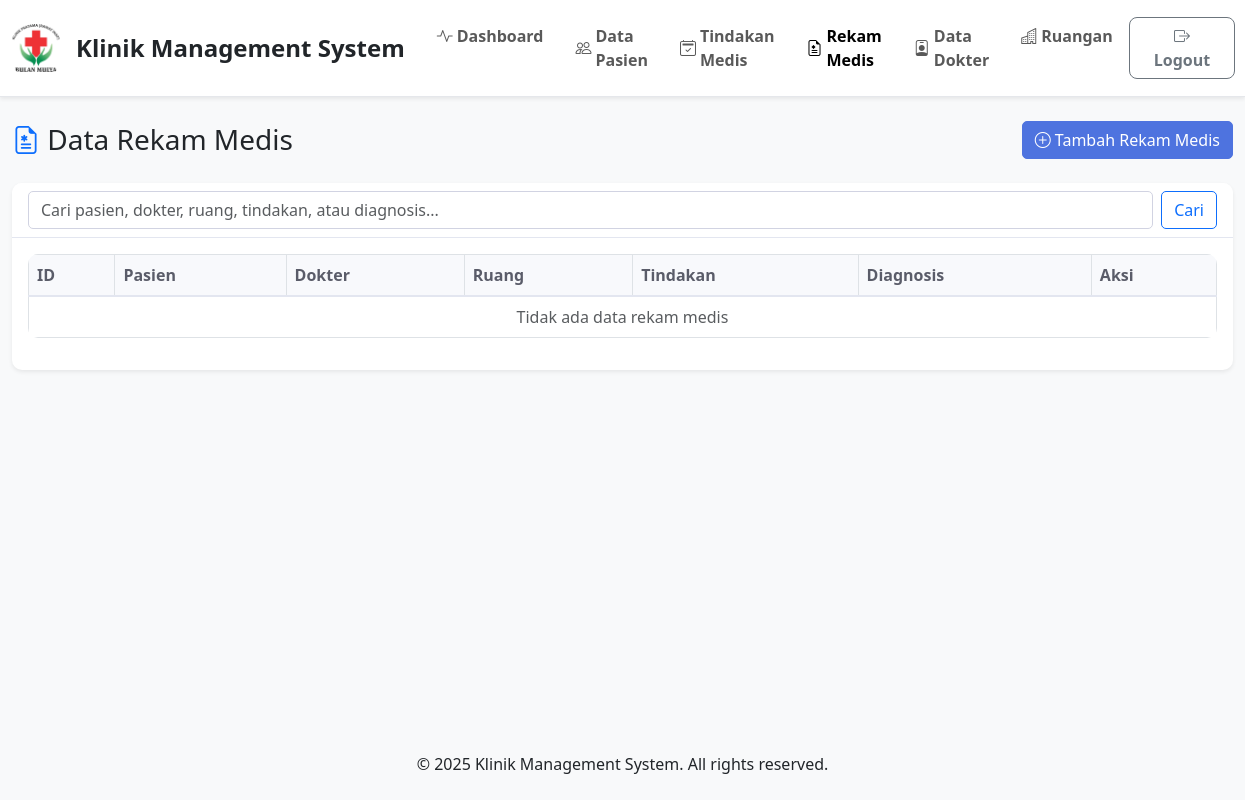
Page /index.php?page=rekam_medis (signed in) on the earlier database version.
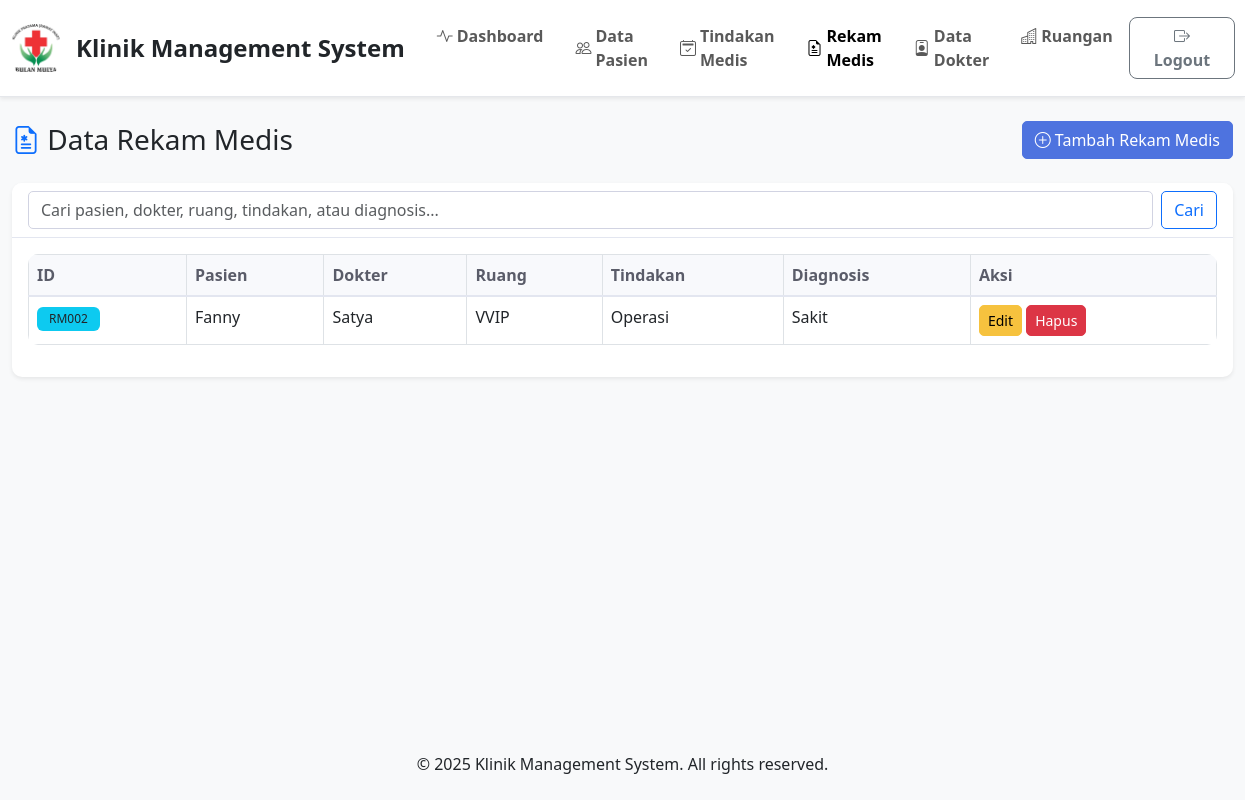
Same page on the later database version.
### tables this page shows
CREATE TABLE `rekam_medis` (
  `idrm` int(11) NOT NULL,
  `idpasien` int(11) NOT NULL,
  `iddokter` int(11) NOT NULL,
  `idruang` int(11) DEFAULT NULL,
  `diagnosis` text DEFAULT NULL,
  `idtindakan` int(11) DEFAULT NULL
);

CREATE TABLE `pasien` (
  `idpasien` int(11) NOT NULL,
  `nama` varchar(100) NOT NULL,
  `jenis_kelamin` enum('L','P') NOT NULL,
  `pekerjaan` varchar(100) DEFAULT NULL,
  `tmp_lahir` varchar(100) DEFAULT NULL,
  `tgl_lahir` date DEFAULT NULL,
  `telpon` varchar(20) DEFAULT NULL,
  `alamat` text DEFAULT NULL,
  `tgl_daftar` date DEFAULT NULL
);

CREATE TABLE `dokter` (
  `iddokter` int(11) NOT NULL,
  `nama` varchar(100) NOT NULL,
  `jenis_kelamin` enum('L','P') NOT NULL,
  `telpon` varchar(20) DEFAULT NULL,
  `alamat` text DEFAULT NULL,
  `spesialisasi` varchar(100) DEFAULT NULL
);

CREATE TABLE `ruang` (
  `idruang` int(11) NOT NULL,
  `nama_ruang` varchar(100) DEFAULT NULL,
  `status` enum('Kosong','Terisi') DEFAULT 'Kosong'
);

CREATE TABLE `tindakan` (
  `idtindakan` int(11) NOT NULL,
  `idpasien` int(11) NOT NULL,
  `kriteria` text DEFAULT NULL,
  `tindakan` text DEFAULT NULL,
  `iddokter` int(11) DEFAULT NULL,
  `fasilitas` text DEFAULT NULL,
  `keputusan_keluarga` text DEFAULT NULL
);

### config/database.php (called while the page is built, shortened)
<?php
try {
    $pdo = new PDO("mysql:host=" . DB_HOST . ";dbname=" . DB_NAME . ";charset=utf8", DB_USER, DB_PASS);
    $pdo->setAttribute(PDO::ATTR_ERRMODE, PDO::ERRMODE_EXCEPTION);
    $pdo->setAttribute(PDO::ATTR_DEFAULT_FETCH_MODE, PDO::FETCH_ASSOC);
} catch(PDOException $e) {
    die("Connection failed: " . $e->getMessage());
}
function executeQuery($sql, $params = []) {
    global $pdo;
    try {
        $stmt = $pdo->prepare($sql);
        $stmt->execute($params);
        return $stmt;
    } catch(PDOException $e) {
        die("Query failed: " . $e->getMessage());
    }
}
function fetchAll($sql, $params = []) {
    $stmt = executeQuery($sql, $params);
    return $stmt->fetchAll();
}
function fetchOne($sql, $params = []) {
    $stmt = executeQuery($sql, $params);
    return $stmt->fetch();
}
?>

### includes/functions.php (called while the page is built, shortened)
<?php
function getPagination($total_records, $records_per_page, $current_page) {
    $total_pages = ceil($total_records / $records_per_page);
    $offset = ($current_page - 1) * $records_per_page;
    return [
        'total_pages' => $total_pages,
        'offset' => $offset,
        'current_page' => $current_page,
        'records_per_page' => $records_per_page
    ];
}
?>

### pages/rekam_medis.php (the view, shortened to what the changed rows need)
<?php
require_once __DIR__ . '/../config/database.php';
require_once __DIR__ . '/../includes/functions.php';
$action = isset($_GET['action']) ? $_GET['action'] : 'list';
$page_num = isset($_GET['page_num']) ? (int)$_GET['page_num'] : 1;
if ($action == 'list') {
    $where_clause = "";
    $params = [];
    $count_sql = "SELECT COUNT(*) as total
        FROM rekam_medis rm
        JOIN pasien p ON rm.idpasien = p.idpasien
        JOIN dokter d ON rm.iddokter = d.iddokter
        LEFT JOIN ruang r ON rm.idruang = r.idruang
        LEFT JOIN tindakan t ON rm.idtindakan = t.idtindakan
        {$where_clause}";
    $total_result = fetchOne($count_sql, $params);
    $total_records = $total_result['total'];
    $records_per_page = 10;
    $pagination = getPagination($total_records, $records_per_page, $page_num);
    $sql = "SELECT rm.*, p.nama as nama_pasien, d.nama as nama_dokter, r.nama_ruang, t.tindakan as tindakan
            FROM rekam_medis rm
            JOIN pasien p ON rm.idpasien = p.idpasien
            JOIN dokter d ON rm.iddokter = d.iddokter
            LEFT JOIN ruang r ON rm.idruang = r.idruang
            LEFT JOIN tindakan t ON rm.idtindakan = t.idtindakan
            {$where_clause}
            ORDER BY rm.idrm DESC
            LIMIT {$pagination['offset']}, {$pagination['records_per_page']}";
    $medical_records = fetchAll($sql, $params);
}
?>
<div class="container-fluid">
    <div class="d-flex justify-content-between align-items-center mb-4">
        <h1 class="h3 mb-0">
            <i class="bi bi-file-earmark-medical text-primary"></i> Data Rekam Medis
        </h1>
    </div>
    <?php if ($action == 'list'): ?>
        <div class="card mb-4">
            <div class="card-body">
                <div class="table-responsive">
                    <table class="table table-bordered table-hover">
                        <thead>
                            <tr>
                                <th>ID</th>
                                <th>Pasien</th>
                                <th>Dokter</th>
                                <th>Ruang</th>
                                <th>Tindakan</th>
                                <th>Diagnosis</th>
                                <th>Aksi</th>
                            </tr>
                        </thead>
                        <tbody>
                            <?php if (empty($medical_records)): ?>
                                <tr>
                                    <td colspan="7" class="text-center text-muted">Tidak ada data rekam medis</td>
                                </tr>
                            <?php else: ?>
                                <?php foreach ($medical_records as $rm): ?>
                                    <tr>
                                        <td><span class="badge bg-info text-dark"><?php echo 'RM' . str_pad($rm['idrm'], 3, '0', STR_PAD_LEFT); ?></span></td>
                                        <td><?php echo $rm['nama_pasien']; ?></td>
                                        <td><?php echo $rm['nama_dokter']; ?></td>
                                        <td><?php echo $rm['nama_ruang']; ?></td>
                                        <td><?php echo $rm['tindakan']; ?></td>
                                        <td><?php echo $rm['diagnosis']; ?></td>
                                        <td>
                                            <a href="/Klinik_Management/pages/rekam_medis_edit.php?idrm=<?php echo $rm['idrm']; ?>" class="btn btn-sm btn-warning">Edit</a>
                                            <a href="/Klinik_Management/pages/rekam_medis_delete.php?idrm=<?php echo $rm['idrm']; ?>" class="btn btn-sm btn-danger">Hapus</a>
                                        </td>
                                    </tr>
                                <?php endforeach; ?>
                            <?php endif; ?>
                        </tbody>
                    </table>
                </div>
            </div>
        </div>
    <?php endif; ?>
</div>

Differences in the rows shown:
added rekam_medis: idrm "002", idpasien.nama "Fanny", iddokter.nama "Satya", idruang.nama_ruang "VVIP", idtindakan.tindakan "Operasi", diagnosis "Sakit"
Other differences:
text no longer shown: "Tidak ada data rekam medis"
